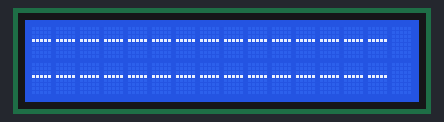
A program run on a simulated Raspberry Pi (BCM pin numbers). On the bench: 16×2 character LCD. The clock reads 2024-03-15 10:24:30 at power-on unless the program sets it; library files of the repository ran but are not shown: BME280I2C.py; what the program prints to the terminal is not drawn.

Above: at 0.33 s.
At 0.68 s:
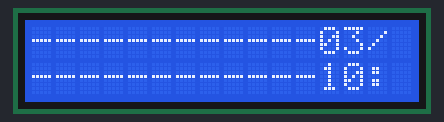
At 1.1 s:
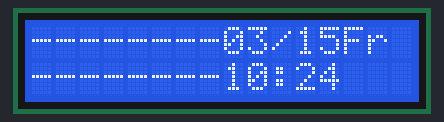

The program:

thermometer-ipaddr-time.py
```python
#!/usr/bin/python3 -u
# $Id: thermometer-ipaddr-time.py,v 1.7 2018/04/03 16:54:52 pi Exp $
#
# -*- coding: utf-8 -*-
#

from time import sleep
from BME280I2C import BME280I2C
from AQM1602A import AQM1602A
from AQM1602A import EightCharsColumns
import subprocess
from datetime import datetime

def getipaddr():
    proc = subprocess.Popen(['hostname', '-I'], stdout=subprocess.PIPE)
    ret = proc.communicate()[0].decode('utf-8').strip()
#    print('ret =', ret)
    if ret != '':
        return ret.split()[0]
    else:
        return ''

def main():
    global lcd

    bme280ch = BME280I2C(0x76)
    ecc = EightCharsColumns()
    ecc.init()

    while True:
        # date & time
        t = datetime.now()
        line1 = t.strftime('%m/%d%a')[:7]
        line2 = t.strftime('%H:%M')

        ecc.print(line1, line2)

        print(t.strftime('%Y-%m-%d(%a) %H:%M:%S'))
        sleep(3)

        # Temperature
        if bme280ch.meas():
            t_value = bme280ch.T
            h_value = bme280ch.H

            t = '{0:4.1f}{1:c}C'.format(t_value, 0xdf)
            h = '{0:4.1f} %'.format(h_value)

            ecc.print(t, h)

            t = '{0:4.1f} C'.format(t_value)
            print('{}, {}'.format(t,h))
            sleep(3)

        # IP address
        ipaddr = getipaddr().split('.')
        if len(ipaddr) == 4:
            ecc.print(ipaddr[0]+'.'+ipaddr[1]+'.', ipaddr[2]+'.'+ipaddr[3])

            print('IP address = {0}'.format('.'.join(ipaddr)))
            sleep(3)

if __name__ == '__main__':
    try:
        main()
    finally:
        lcd.clear()
```

AQM1602A.py
```python
#!/usr/bin/env python3
# -*- coding: utf-8 -*-
# 日本語

import smbus
from time import sleep

class AQM1602A:
    def __init__(self):
        self.i2c_addr = 0x3E
        self.i2c = smbus.SMBus(1)
        self.count = 0  # Count number of character in current line
        self.line = 1   # Current line number

    # I2C write one byte data to addr
    def write_address_onebyte(self, addr, data):
        data_list = [data]
        try:
            self.i2c.write_i2c_block_data(self.i2c_addr, addr, data_list)
        except IOError:
            return False

        sleep(100/1000000)

        return True

    # Initialize LCD
    def init_lcd(self):
        self.write_address_onebyte(0, 0x38)
        self.write_address_onebyte(0, 0x39)
        self.write_address_onebyte(0, 0x14)
        self.write_address_onebyte(0, 0x73)
        self.write_address_onebyte(0, 0x56)
        self.write_address_onebyte(0, 0x6C)
        sleep(0.25)
        self.write_address_onebyte(0, 0x38)
        self.write_address_onebyte(0, 0x0C)
        self.clear();

    # Print string on LCD
    def print(self, str):
        chars = list(str)
        for i in range(len(chars)):
            self.count += 1
            if self.count > 16:
                if self.line==2:
                    self.home()
                else:
                    self.sec_line()
                self.count += 1
            self.write_address_onebyte(0x40, ord(chars[i]))

    # Clear LCD and return to home
    def clear(self):
        self.count = 0
        self.line = 1
        self.write_address_onebyte(0, 0x1)
        sleep(0.002)

    # Return to home without deleting characters
    def home(self):
        self.count = 0
        self.line = 1
        self.write_address_onebyte(0, 0x2)
        sleep(0.002)

    # Go to second line
    def sec_line(self):
        self.count = 0
        self.line = 2
        self.write_address_onebyte(0, 0xC0)


class EightCharsColumns:
    def __init__(self):
        self.lcd = AQM1602A()

    def init_lines(self):
        self.line1 = '----------------'
        self.line2 = '----------------'

    def clear(self):
        self.lcd.clear()
        self.init_lines()

    def init(self):
        self.lcd.init_lcd()
        self.clear()

    def print(self, l1, l2):

        l1 = (l1[:7] + '        ')[:8]
        l2 = (l2[:7] + '        ')[:8]

        self.line1 += l1
        self.line2 += l2

        for i in range(8):
            self.line1 = self.line1[1:]
            self.line2 = self.line2[1:]

            tmp_l1 = self.line1[:15]
            tmp_l2 = self.line2[:15]

            self.lcd.clear()
            self.lcd.print(tmp_l1)
            self.lcd.sec_line()
            self.lcd.print(tmp_l2)

            print(self.line1)
            print(tmp_l1)
            print(self.line2)
            print(tmp_l2)
            print()

            sleep(.1)


def main():
    ecc = EightCharsColumns()
    ecc.init()

    ecc.print('abc', '123')
    sleep(3)
    ecc.print('def', '456')
    sleep(3)
    ecc.print('ghi', '789')
    sleep(3)
    ecc.print('jkl', '012')

'''
    lcd = AQM1602A()
    lcd.init_lcd()

    lcd.print('AQM1602')
    sleep(1)
    lcd.clear()
    sleep(1)
    lcd.print('Test')
    sleep(1)
    lcd.sec_line()
    lcd.print('Success')
    sleep(1)

    lcd.clear()
    ch = 0x0f
    while True:
        lcd.print(chr(ch))
        ch += 1
        if ch > 0xff:
            ch = 0x0f
        sleep(0.1)
'''

if __name__ == '__main__':
    main()
```
